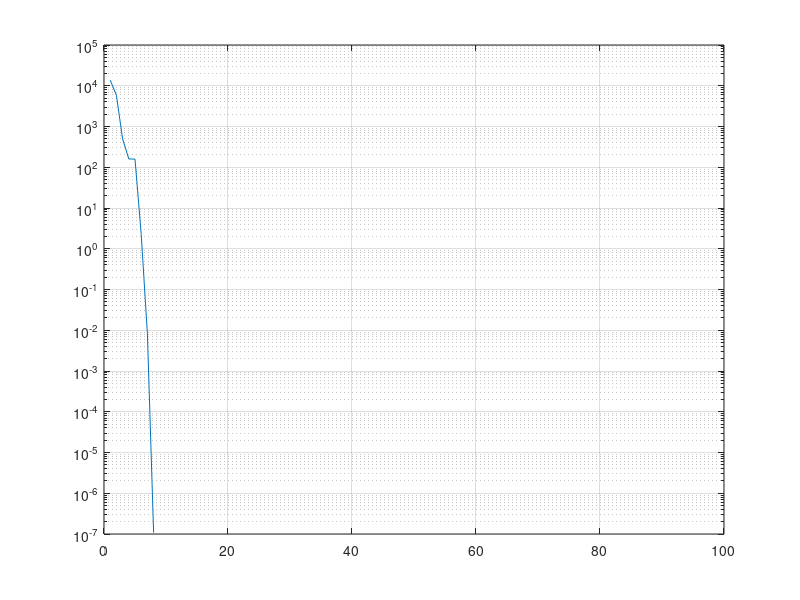

Write the MATLAB code that produced this figure.
%Newton-Raphson method
ff=@(x) x-cos(x); %주어진 함수를 선언
fp=@(x) 1+sin(x); %주어진 함수를 x에 대해 미분한 함수

tzero=0.73908513321516064166; %주어진 함수의 true value 선언
maxit=100; oldx=100; 
ea=100; es=5e-19; iter=0;

etlist=zeros(1,maxit); %1부터 maxit까지 모두 0으로 구성된 배열을 생성


while 1
    iter=iter+1;  %iter의 값을 1씩 더한다
    %newton method의 핵심적인 식
    newx=oldx-ff(oldx)/fp(oldx); %우리의 해에 빠르게 도달 가능한 식
    
    %true relative error을 구한다
    %true value에 중간값을 빼서 true value로 나눈 값에 100 곱한다
    et=abs((tzero-newx)/tzero)*100;
    
    %iter이 속한 배열에 et의 값을 대입
    etlist(iter)=et;
    
    %newx로 선언한 변수의 값을 oldx에 대입
    oldx=newx;
    
    %iteration에 대한 oldx, newx, et 출력
    fprintf('%d, %.20f, %.20f, %.20f\n',iter,oldx,newx,et);
    
    %ea가 es보다 작거나 iter이 maxit보다 크거나 같으면
    if ea<es||iter>=maxit
        break; %종료
    end
end

%배열 etlist의 그래프 그리기
semilogy(etlist); hold on; grid on;

save data_newton.mat; %결과값을 data_newton.mat에 저장